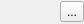
<?xml version="1.0" encoding="UTF-8"?>
<ui version="4.0">
 <class>ColorChoiseWidget</class>
 <widget class="QWidget" name="ColorChoiseWidget">
  <property name="geometry">
   <rect>
    <x>0</x>
    <y>0</y>
    <width>84</width>
    <height>24</height>
   </rect>
  </property>
  <property name="sizePolicy">
   <sizepolicy hsizetype="Preferred" vsizetype="Fixed">
    <horstretch>0</horstretch>
    <verstretch>0</verstretch>
   </sizepolicy>
  </property>
  <property name="windowTitle">
   <string>Form</string>
  </property>
  <layout class="QHBoxLayout" name="horizontalLayout">
   <property name="spacing">
    <number>0</number>
   </property>
   <property name="leftMargin">
    <number>0</number>
   </property>
   <property name="topMargin">
    <number>0</number>
   </property>
   <property name="rightMargin">
    <number>0</number>
   </property>
   <property name="bottomMargin">
    <number>0</number>
   </property>
   <item>
    <widget class="ColorButton" name="colorButton" native="true">
     <property name="sizePolicy">
      <sizepolicy hsizetype="Expanding" vsizetype="Preferred">
       <horstretch>0</horstretch>
       <verstretch>0</verstretch>
      </sizepolicy>
     </property>
    </widget>
   </item>
   <item>
    <widget class="QToolButton" name="colorDialogToolButton">
     <property name="text">
      <string>...</string>
     </property>
     <property name="icon">
      <iconset resource="../JaG.qrc">
       <normaloff>:/palette</normaloff>:/palette</iconset>
     </property>
    </widget>
   </item>
  </layout>
 </widget>
 <customwidgets>
  <customwidget>
   <class>ColorButton</class>
   <extends>QWidget</extends>
   <header location="global">colorbutton.h</header>
   <container>1</container>
  </customwidget>
 </customwidgets>
 <resources>
  <include location="../JaG.qrc"/>
 </resources>
 <connections/>
</ui>
